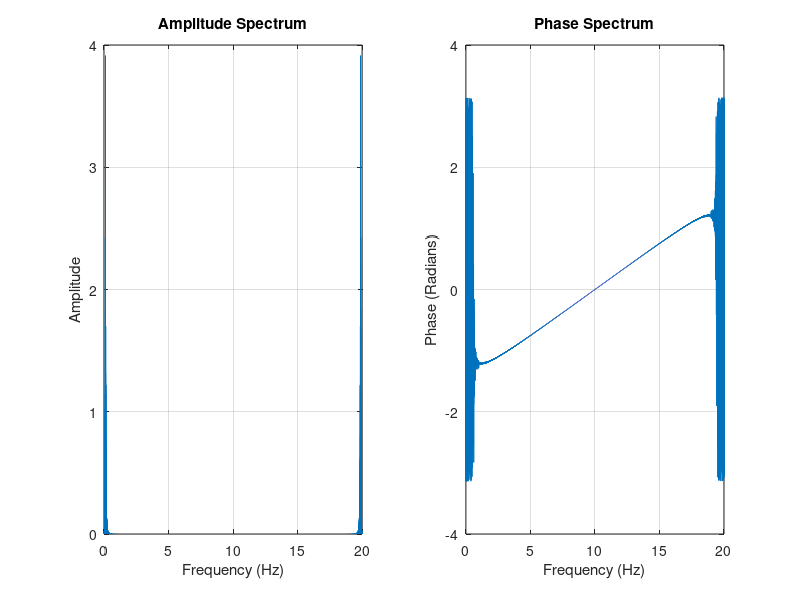

This chart was generated by the following MATLAB code:
% Load the time series data
data = load('roll_motion.mat');
roll_motion = data.roll_motion; % Assuming variable name inside .mat file
Fs = 20; % Sampling frequency in Hz

% Compute the FFT
N = length(roll_motion);
Y = fft(roll_motion);

% Compute the amplitude spectrum (two-sided)
Amp = abs(Y) / N; 

% Compute the phase spectrum (two-sided)
Phase = angle(Y);

% Frequency axis (Full range from 0 to Fs)
f = (0:N-1) * (Fs/N); 

% Create figure with subplots
figure;

% Plot the Amplitude Spectrum
subplot(1,2,1);
plot(f, Amp);
xlabel('Frequency (Hz)');
ylabel('Amplitude');
title('Amplitude Spectrum');
grid on;
xlim([0 20]); % Ensure the x-axis extends to 20 Hz

% Plot the Phase Spectrum
subplot(1,2,2);
plot(f, Phase);
xlabel('Frequency (Hz)');
ylabel('Phase (Radians)');
title('Phase Spectrum');
grid on;
xlim([0 20]); % Ensure the x-axis extends to 20 Hz
